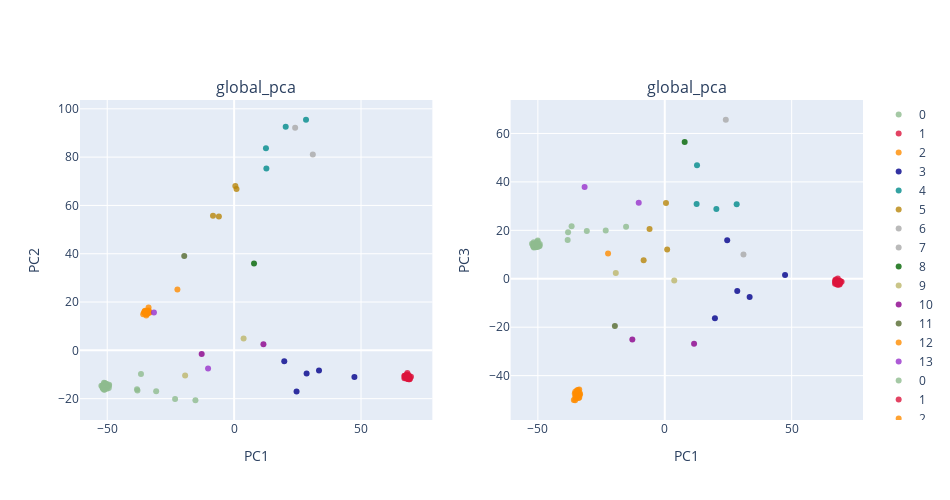

The cell this chart's notebook holds for it:
### Code cell
###
plot_global_pca(feats,label_select,PCA_color_ref,title= 'global_pca',height= 500,width= 950)

### Figure 1 — Plotly figure (JSON) as saved in the notebook; plotly's stock layout.template omitted (floating-point values rounded to 4 significant figures)
{"data": [{"marker": {"color": "darkseagreen", "line": {"width": 0}, "opacity": 0.8, "size": 6, "symbol": "circle"}, "mode": "markers", "name": "0", "type": "scatter", "x": [-50.93, -50.12, -51.79, -50.19, -50.83, -51.43, -51.28, -51.61, -49.25, -50.67, -50.85, -49.35, -50.93, -51.47, -51.26, -50.62, -51.79, -51.22, -50.08, -51.3, -51.49, -51.57, -50.14, -50.28, -50.72, -49.99, -50.06, -50.8, -49.39, -51.83, -52.31, -51.13, -50.6, -51.6, -51.51, -51.82, -50.68, -51.19, -50.17, -50.72, -23.26, -36.7, -30.72, -38.1, -15.25, -38.26], "xaxis": "x", "y": [-15.27, -15.34, -15.58, -14.34, -14.78, -15.55, -13.39, -15.74, -14.22, -14.27, -14.35, -14.62, -13.52, -16.0, -15.02, -14.32, -14.7, -15.4, -15.06, -14.54, -14.29, -15.23, -15.9, -15.22, -13.96, -14.51, -15.06, -14.61, -15.58, -15.16, -14.64, -16.16, -15.31, -14.65, -15.72, -14.56, -14.08, -16.34, -13.96, -13.81, -20.09, -9.798, -16.9, -16.67, -20.66, -16.13], "yaxis": "y"}, {"marker": {"color": "crimson", "line": {"width": 0}, "opacity": 0.8, "size": 6, "symbol": "circle"}, "mode": "markers", "name": "1", "type": "scatter", "x": [67.65, 68.88, 69.12, 68.48, 68.26, 68.97, 68.31, 68.32, 68.04, 67.09, 68.0, 67.91, 68.14, 68.49, 67.64, 68.53, 68.12, 69.68, 67.45, 68.55, 67.14, 68.86, 68.36, 67.27, 68.49, 67.65, 67.13, 68.76, 68.08, 67.6, 69.12, 68.11, 68.78, 69.01, 68.08, 69.24, 67.97, 68.18, 68.96, 68.54], "xaxis": "x", "y": [-10.43, -10.92, -11.97, -11.32, -9.388, -11.51, -11.87, -11.07, -10.04, -11.6, -10.84, -11.57, -11.68, -10.64, -11.21, -10.84, -11.1, -10.95, -10.68, -11.29, -10.53, -11.36, -10.24, -11.24, -11.42, -10.99, -10.66, -10.35, -10.97, -10.47, -11.04, -10.38, -12.01, -10.82, -11.47, -11.71, -11.2, -10.96, -11.25, -10.79], "yaxis": "y"}, {"marker": {"color": "darkorange", "line": {"width": 0}, "opacity": 0.8, "size": 6, "symbol": "circle"}, "mode": "markers", "name": "2", "type": "scatter", "x": [-34.27, -33.7, -33.56, -34.23, -34.58, -35.83, -33.96, -33.4, -33.71, -35.02, -34.69, -34.35, -33.57, -35.23, -34.63, -35.07, -34.79, -35.26, -35.32, -35.47], "xaxis": "x", "y": [16.04, 16.52, 15.7, 15.07, 15.34, 14.98, 15.88, 15.61, 17.7, 15.76, 15.03, 16.36, 16.05, 16.16, 14.44, 16.45, 16.04, 15.49, 15.77, 15.7], "yaxis": "y"}, {"marker": {"color": "darkblue", "line": {"width": 0}, "opacity": 0.8, "size": 6, "symbol": "circle"}, "mode": "markers", "name": "3", "type": "scatter", "x": [47.39, 28.56, 33.43, 24.6, 19.75], "xaxis": "x", "y": [-11.07, -9.612, -8.332, -17.0, -4.481], "yaxis": "y"}, {"marker": {"color": "darkcyan", "line": {"width": 0}, "opacity": 0.8, "size": 6, "symbol": "circle"}, "mode": "markers", "name": "4", "type": "scatter", "x": [20.32, 12.7, 12.54, 28.33], "xaxis": "x", "y": [92.58, 75.26, 83.69, 95.47], "yaxis": "y"}, {"marker": {"color": "darkgoldenrod", "line": {"width": 0}, "opacity": 0.8, "size": 6, "symbol": "circle"}, "mode": "markers", "name": "5", "type": "scatter", "x": [0.9393, -8.325, -6.001, 0.4727], "xaxis": "x", "y": [66.82, 55.72, 55.45, 68.02], "yaxis": "y"}, {"marker": {"color": "darkgray", "line": {"width": 0}, "opacity": 0.8, "size": 6, "symbol": "circle"}, "mode": "markers", "name": "6", "type": "scatter", "x": [31.0], "xaxis": "x", "y": [81.1], "yaxis": "y"}, {"marker": {"color": "darkgrey", "line": {"width": 0}, "opacity": 0.8, "size": 6, "symbol": "circle"}, "mode": "markers", "name": "7", "type": "scatter", "x": [24.04], "xaxis": "x", "y": [92.12], "yaxis": "y"}, {"marker": {"color": "darkgreen", "line": {"width": 0}, "opacity": 0.8, "size": 6, "symbol": "circle"}, "mode": "markers", "name": "8", "type": "scatter", "x": [7.837], "xaxis": "x", "y": [35.95], "yaxis": "y"}, {"marker": {"color": "darkkhaki", "line": {"width": 0}, "opacity": 0.8, "size": 6, "symbol": "circle"}, "mode": "markers", "name": "9", "type": "scatter", "x": [3.733, -19.3], "xaxis": "x", "y": [4.935, -10.38], "yaxis": "y"}, {"marker": {"color": "darkmagenta", "line": {"width": 0}, "opacity": 0.8, "size": 6, "symbol": "circle"}, "mode": "markers", "name": "10", "type": "scatter", "x": [11.54, -12.78], "xaxis": "x", "y": [2.54, -1.504], "yaxis": "y"}, {"marker": {"color": "darkolivegreen", "line": {"width": 0}, "opacity": 0.8, "size": 6, "symbol": "circle"}, "mode": "markers", "name": "11", "type": "scatter", "x": [-19.66], "xaxis": "x", "y": [39.06], "yaxis": "y"}, {"marker": {"color": "darkorange", "line": {"width": 0}, "opacity": 0.8, "size": 6, "symbol": "circle"}, "mode": "markers", "name": "12", "type": "scatter", "x": [-22.35], "xaxis": "x", "y": [25.15], "yaxis": "y"}, {"marker": {"color": "darkorchid", "line": {"width": 0}, "opacity": 0.8, "size": 6, "symbol": "circle"}, "mode": "markers", "name": "13", "type": "scatter", "x": [-10.26, -31.59], "xaxis": "x", "y": [-7.492, 15.7], "yaxis": "y"}, {"marker": {"color": "darkseagreen", "line": {"width": 0}, "opacity": 0.8, "size": 6, "symbol": "circle"}, "mode": "markers", "name": "0", "type": "scatter", "x": [-50.93, -50.12, -51.79, -50.19, -50.83, -51.43, -51.28, -51.61, -49.25, -50.67, -50.85, -49.35, -50.93, -51.47, -51.26, -50.62, -51.79, -51.22, -50.08, -51.3, -51.49, -51.57, -50.14, -50.28, -50.72, -49.99, -50.06, -50.8, -49.39, -51.83, -52.31, -51.13, -50.6, -51.6, -51.51, -51.82, -50.68, -51.19, -50.17, -50.72, -23.26, -36.7, -30.72, -38.1, -15.25, -38.26], "xaxis": "x2", "y": [13.64, 14.47, 14.49, 13.78, 14.0, 13.69, 14.42, 14.02, 14.4, 13.08, 13.99, 13.52, 12.98, 13.1, 13.54, 14.85, 13.6, 14.01, 13.23, 14.13, 13.34, 12.96, 15.41, 14.65, 14.28, 13.26, 15.76, 14.02, 13.65, 14.01, 14.45, 13.54, 14.27, 15.1, 14.18, 13.36, 14.36, 14.1, 14.64, 14.11, 19.88, 21.68, 19.71, 19.19, 21.47, 15.98], "yaxis": "y2"}, {"marker": {"color": "crimson", "line": {"width": 0}, "opacity": 0.8, "size": 6, "symbol": "circle"}, "mode": "markers", "name": "1", "type": "scatter", "x": [67.65, 68.88, 69.12, 68.48, 68.26, 68.97, 68.31, 68.32, 68.04, 67.09, 68.0, 67.91, 68.14, 68.49, 67.64, 68.53, 68.12, 69.68, 67.45, 68.55, 67.14, 68.86, 68.36, 67.27, 68.49, 67.65, 67.13, 68.76, 68.08, 67.6, 69.12, 68.11, 68.78, 69.01, 68.08, 69.24, 67.97, 68.18, 68.96, 68.54], "xaxis": "x2", "y": [-1.953, -2.412, -1.339, -1.727, -1.477, -1.804, -2.367, -0.9743, -2.477, -2.099, -1.583, -2.111, -1.323, -1.788, -1.34, -1.414, -1.994, -1.267, -0.2605, -0.752, -1.431, -1.445, -1.957, -1.058, -1.697, -0.7982, -0.6563, -2.073, -1.337, -2.093, -1.099, -1.421, -1.743, -1.358, -1.848, -1.055, -1.133, 0.0611, -1.067, -1.229], "yaxis": "y2"}, {"marker": {"color": "darkorange", "line": {"width": 0}, "opacity": 0.8, "size": 6, "symbol": "circle"}, "mode": "markers", "name": "2", "type": "scatter", "x": [-34.27, -33.7, -33.56, -34.23, -34.58, -35.83, -33.96, -33.4, -33.71, -35.02, -34.69, -34.35, -33.57, -35.23, -34.63, -35.07, -34.79, -35.26, -35.32, -35.47], "xaxis": "x2", "y": [-48.15, -49.0, -47.1, -45.96, -47.89, -50.07, -49.2, -47.66, -45.69, -47.33, -48.07, -47.58, -47.98, -48.91, -46.1, -48.54, -49.26, -46.64, -50.16, -47.43], "yaxis": "y2"}, {"marker": {"color": "darkblue", "line": {"width": 0}, "opacity": 0.8, "size": 6, "symbol": "circle"}, "mode": "markers", "name": "3", "type": "scatter", "x": [47.39, 28.56, 33.43, 24.6, 19.75], "xaxis": "x2", "y": [1.574, -5.098, -7.564, 15.87, -16.28], "yaxis": "y2"}, {"marker": {"color": "darkcyan", "line": {"width": 0}, "opacity": 0.8, "size": 6, "symbol": "circle"}, "mode": "markers", "name": "4", "type": "scatter", "x": [20.32, 12.7, 12.54, 28.33], "xaxis": "x2", "y": [28.77, 46.89, 30.9, 30.72], "yaxis": "y2"}, {"marker": {"color": "darkgoldenrod", "line": {"width": 0}, "opacity": 0.8, "size": 6, "symbol": "circle"}, "mode": "markers", "name": "5", "type": "scatter", "x": [0.9393, -8.325, -6.001, 0.4727], "xaxis": "x2", "y": [12.11, 7.6, 20.6, 31.24], "yaxis": "y2"}, {"marker": {"color": "darkgray", "line": {"width": 0}, "opacity": 0.8, "size": 6, "symbol": "circle"}, "mode": "markers", "name": "6", "type": "scatter", "x": [31.0], "xaxis": "x2", "y": [10.02], "yaxis": "y2"}, {"marker": {"color": "darkgrey", "line": {"width": 0}, "opacity": 0.8, "size": 6, "symbol": "circle"}, "mode": "markers", "name": "7", "type": "scatter", "x": [24.04], "xaxis": "x2", "y": [65.66], "yaxis": "y2"}, {"marker": {"color": "darkgreen", "line": {"width": 0}, "opacity": 0.8, "size": 6, "symbol": "circle"}, "mode": "markers", "name": "8", "type": "scatter", "x": [7.837], "xaxis": "x2", "y": [56.49], "yaxis": "y2"}, {"marker": {"color": "darkkhaki", "line": {"width": 0}, "opacity": 0.8, "size": 6, "symbol": "circle"}, "mode": "markers", "name": "9", "type": "scatter", "x": [3.733, -19.3], "xaxis": "x2", "y": [-0.7325, 2.372], "yaxis": "y2"}, {"marker": {"color": "darkmagenta", "line": {"width": 0}, "opacity": 0.8, "size": 6, "symbol": "circle"}, "mode": "markers", "name": "10", "type": "scatter", "x": [11.54, -12.78], "xaxis": "x2", "y": [-26.85, -25.09], "yaxis": "y2"}, {"marker": {"color": "darkolivegreen", "line": {"width": 0}, "opacity": 0.8, "size": 6, "symbol": "circle"}, "mode": "markers", "name": "11", "type": "scatter", "x": [-19.66], "xaxis": "x2", "y": [-19.5], "yaxis": "y2"}, {"marker": {"color": "darkorange", "line": {"width": 0}, "opacity": 0.8, "size": 6, "symbol": "circle"}, "mode": "markers", "name": "12", "type": "scatter", "x": [-22.35], "xaxis": "x2", "y": [10.41], "yaxis": "y2"}, {"marker": {"color": "darkorchid", "line": {"width": 0}, "opacity": 0.8, "size": 6, "symbol": "circle"}, "mode": "markers", "name": "13", "type": "scatter", "x": [-10.26, -31.59], "xaxis": "x2", "y": [31.37, 37.85], "yaxis": "y2"}], "layout": {"annotations": [{"font": {"size": 16}, "showarrow": false, "text": "global_pca", "x": 0.225, "xanchor": "center", "xref": "paper", "y": 1, "yanchor": "bottom", "yref": "paper"}, {"font": {"size": 16}, "showarrow": false, "text": "global_pca", "x": 0.775, "xanchor": "center", "xref": "paper", "y": 1, "yanchor": "bottom", "yref": "paper"}], "height": 500, "width": 950, "xaxis": {"anchor": "y", "domain": [0, 0.45], "title": {"text": "PC1"}}, "xaxis2": {"anchor": "y2", "domain": [0.55, 1], "title": {"text": "PC1"}}, "yaxis": {"anchor": "x", "domain": [0, 1], "title": {"text": "PC2"}}, "yaxis2": {"anchor": "x2", "domain": [0, 1], "title": {"text": "PC3"}}}}
